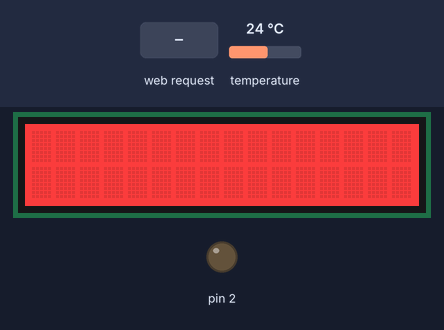
The sketch below on a simulated Arduino Uno, built with avr-gcc and run on an emulated ATmega328P. Shown: 16×2 character LCD, output pins drawn as LEDs (lit = HIGH). The inputs (shaded band) are chosen by the test bench; at power-on: temperature 24 °C. WiFi joins after 1.5 s; servers stay silent unless stated; what the sketch prints to the serial monitor is not drawn.

Above: at 1.2 s.
1.3 s: HTTP request GET /dig2on received
At 2.7 s:
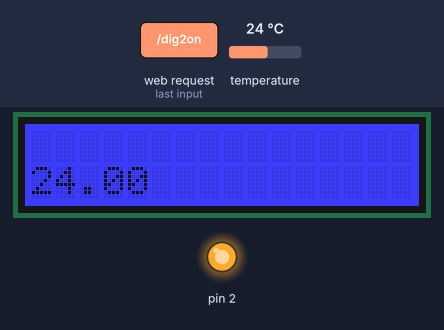
3.0 s: temperature set to 27.6 °C
At 4.3 s:
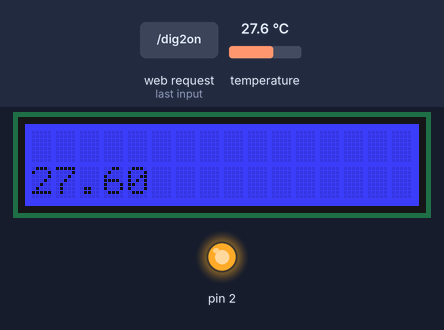
4.6 s: temperature set to 28.5 °C
At 5.8 s:
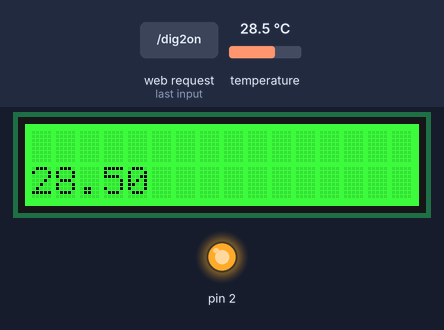
6.1 s: HTTP request GET /dig2off received
At 7.4 s:
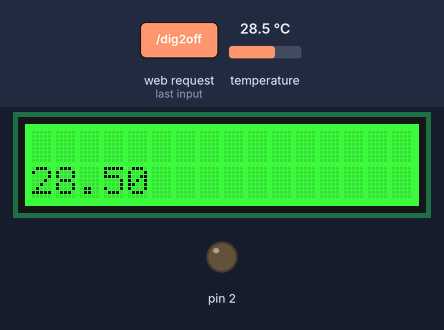
7.7 s: temperature set to 12 °C
At 8.9 s:
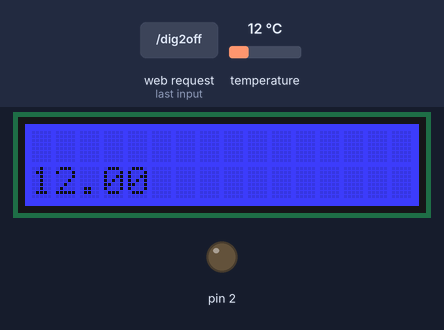
Timing chart, 0 to 10.2 s (numbered marks = the images above; inputs shaded):
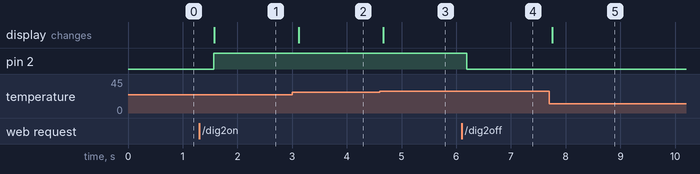

The sketch:

serverHTTP.ino
```cpp
#include <SPI.h> // Libairie communication SPI avec le Shield éthernet
#include <Ethernet.h> // Librairie communication Ethernet sur un réseau local
#include <Wire.h>
#include "rgb_lcd.h"
#include <Adafruit_BME280.h>

//Constante écran
rgb_lcd lcd;
const int colorR = 255;
const int colorG = 0;
const int colorB = 0;

//Constante Capteur

#define adresseI2CduBME280                0x76            // Adresse I2C du capteur
#define pressionAuNiveauDeLaMerEnHpa      1024.90
#define delaiRafraichissementAffichage    1500            // Délai de rafraîchissement de l'affichage (en millisecondes)

Adafruit_BME280 bme;
//On donne l'adresse MAC au shield Ethernet (ne doit pas être identique à une autre adresse MAC présente sur votre réseau)
byte MAC[6] = { 0xA8, 0x61, 0x0A, 0xAE, 0x17, 0x0E }; // Adresse MAC du shield Ethernet
String request;
//On affecte l'adresse IP du Shield Ethernet
IPAddress IP(169,254,0,1 ); // Adresse IP donné au Shield Ethernet

// On attribue la fonction serveur au Shield Ethernet sur le port 80
EthernetServer server(80); // Le Shield devient un serveur sur le port 80 (port HTTP)
EthernetClient client;
void setColorFromTemperature()
{
  float temp=bme.readTemperature();
  if(temp<28)
  {
    lcd.setRGB(0,0,255);
  }
  else if(temp>27 && temp<31)
  {
    lcd.setRGB(0,255,0);
  }
  else
  {
    lcd.setRGB(255,0,0);
  }
}


void setup()
  {

    bme.begin(adresseI2CduBME280);
    lcd.begin(16, 2);
    lcd.setRGB(colorR, colorG, colorB);

  //Lancement connexion Ethernet avec l'adresse MAC et l'adresse IP
  Serial.begin(9600);
  Serial.println(F("Initialize System"));
  Ethernet.begin(MAC, IP);
  pinMode(2,OUTPUT);
  server.begin();
  Serial.println(F("W5500 initialized"));
  Serial.print(F("IP Address: "));
  Serial.println(Ethernet.localIP());
  }

void loop(){
 client = server.available();


 clientRequest();
 handleRequest();
 delay(500);

  }

  void clientRequest() {
 if (!client) {
   return;
 }
 while (!client.available()) {
   delay(1);
 }
 request = client.readStringUntil('\r');
 Serial.println(request);
 client.flush();

}
void handleRequest( ) {
 if (request.indexOf("/dig2on") > 0) {
   digitalWrite(2, HIGH);
 }
 if (request.indexOf("/dig2off") > 0) {
   digitalWrite(2, LOW);
 }
 if (request.indexOf("GET") >= 0) {
   webpage(client);
   client.stop();
 }
}
void webpage(EthernetClient client) { /* function webpage */
 lcd.setCursor(0, 1);
 float t=bme.readTemperature();

 lcd.print(t);
 setColorFromTemperature();
 client.println(F("HTTP/1.1 200 OK"));
 client.println(F("Content-Type: text/html"));
 client.println();

 client.print(F("<!DOCTYPE HTML><html><head><title>Variateur d'ambiance</title>"));
 client.print(F("<meta http-equiv='content-type' content='text/html; charset=UTF-8'/>"));
 client.print(F("<meta http-equiv='refresh' content='5'/></head><body bgcolor='black'>"));
 client.print(F("<br><hr/><hr><h1 style='color : #3AAA35;'><center> Paramètres du Variateur d'ambiance </center></h1>"));
 client.print(F("<hr/><hr><h2 style='color:green;'>Données récoltées : </h2>"));
 client.print(F("<h1 style='color : #3AAA35;'><center> Paramètres du Variateur d'ambiance </center></h1>"));
 client.print(F("<p style='color:white;'><ul><li style ='color:white;'>Température relevée : "));
 client.print(t);
 client.print(F("°C</li>"));

 client.print(F("<li style ='color:white;'>Musique actuellement jouée : blabla</li><li style ='color:white;'>texte affiché : blabla</li>"));
 client.print(F("</ul></p><br><h2 style='color:green;'>Configuration actuelle : </h2>"));
 client.print(F("<ul><li style ='color:white;'>Prochaine Musique : </li></ul>"));
 client.print(F("<br><h2 style='color:green;'>Paramètres : </h2>"));
 client.print(F("<p style='color:white;'><br><br><b>Nouveau texte à afficher</b>"));
 client.print(F("</p><br>"));
 client.print(F("<h2 style='color:green;'>Paramètres : </h2>"));
 client.print(F("<p style='color:white;'>"));

 client.print(F("<input ></input><a href='/dig2on'><button>Turn On </button></a><a href='/dig2off'><button>Turn Off </button></a><br />"));
 client.print(F("</p><br><br></body></html>"));

 delay(1);
}
```

Measured:
- the behaviour switches between 27.9 and 28 °C on temperature (found by bisection; images 2 and 3)
- after the input at 1.3 s, pin 2: LOW → HIGH after 0.27 s; the display: changes after 0.28 s (image 1)
- after the input at 3.0 s, the display: changes after 0.12 s (image 2)
- after the input at 4.6 s, the display: changes after 0.06 s (image 3)
- after the input at 6.1 s, pin 2: HIGH → LOW after 0.10 s
- after the input at 7.7 s, the display: changes after 0.05 s (image 5)
